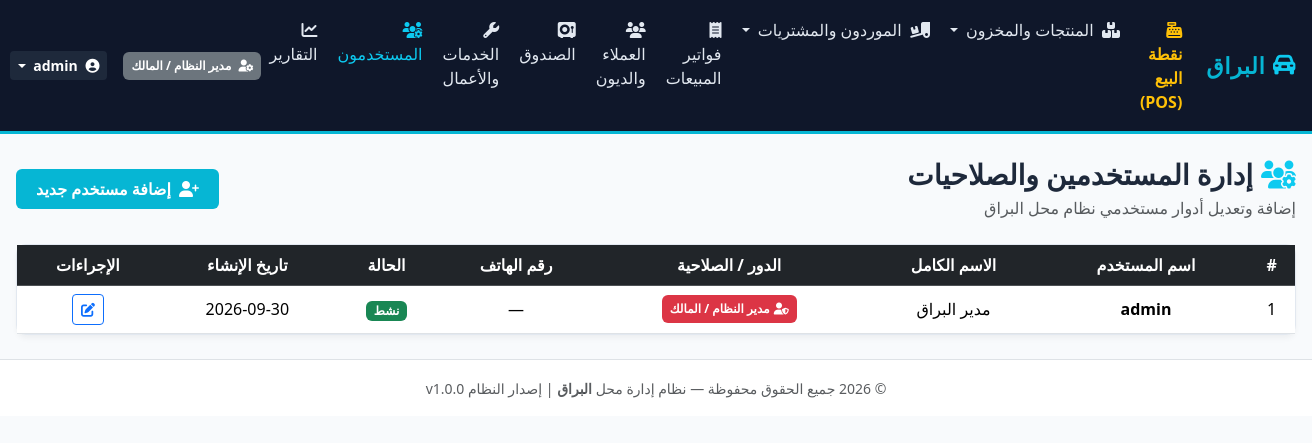
Screenshot of /accounts/users/ (signed in) with the database file from the repository.
### apps/accounts/models.py (models this page shows, shortened)
class User(AbstractUser):
    role = models.CharField(
        max_length=30,
        choices=UserRole.choices,
        default=UserRole.CASHIER,
        verbose_name=_('الدور / الصلاحية')
    )
    phone = models.CharField(
        max_length=20,
        blank=True,
        null=True,
        verbose_name=_('رقم الهاتف')
    )
    created_at = models.DateTimeField(auto_now_add=True, verbose_name=_('تاريخ الإنشاء'))
    updated_at = models.DateTimeField(auto_now=True, verbose_name=_('تاريخ التحديث'))
    class Meta:
        verbose_name = _('مستخدم')
        verbose_name_plural = _('المستخدمون')
        ordering = ['-id']

### apps/accounts/views.py (the view)
# urls.py: path('users/', views.user_list_view, name='user_list'),
@login_required
@role_required(UserRole.OWNER)
def user_list_view(request):
    users = User.objects.all().order_by('-id')
    return render(request, 'accounts/user_list.html', {
        'users': users,
        'title': 'إدارة المستخدمين والصلاحيات — البراق'
    })

### apps/accounts/permissions.py (called while the page is built)
def role_required(*allowed_roles):
    def decorator(view_func):
        @wraps(view_func)
        def _wrapped_view(request, *args, **kwargs):
            if not request.user.is_authenticated:
                from django.contrib.auth.views import redirect_to_login
                return redirect_to_login(request.get_full_path())
            if request.user.is_superuser or request.user.role == UserRole.OWNER or request.user.role in allowed_roles:
                return view_func(request, *args, **kwargs)
            raise PermissionDenied("عذرًا! ليس لديك الصلاحية الكافية للوصول إلى هذه الشاشة أو تنفيذ هذه العملية.")
        return _wrapped_view
    return decorator

### apps/core/context_processors.py (called while the page is built)
def shop_settings(request):
    return {
        'SHOP_NAME': getattr(settings, 'SHOP_NAME', 'البراق'),
        'SHOP_TAGLINE': getattr(settings, 'SHOP_TAGLINE', 'إكسسوارات، زينة، وخدمات السيارات الفنية والملصقات'),
        'SHOP_PHONE': getattr(settings, 'SHOP_PHONE', '0500000000'),
    }

### templates/accounts/user_list.html (shortened to what this page needs)
{% extends 'layouts/base.html' %}
{% block content %}
<div class="d-flex justify-content-between align-items-center mb-4">
    <div>
        <h3 class="fw-bold mb-1"><i class="fa-solid fa-users-gear text-info me-2"></i>إدارة المستخدمين والصلاحيات</h3>
        <p class="text-muted mb-0">إضافة وتعديل أدوار مستخدمي نظام محل {{ SHOP_NAME }}</p>
    </div>
    <a href="{% url 'user_create' %}" class="btn btn-alburaq fw-bold">
        <i class="fa-solid fa-user-plus me-1"></i> إضافة مستخدم جديد
    </a>
</div>
<div class="card card-alburaq">
    <div class="card-body p-0">
        <div class="table-responsive">
            <table class="table table-hover align-middle mb-0 text-center">
                <thead class="table-dark">
                    <tr>
                        <th>#</th>
                        <th>اسم المستخدم</th>
                        <th>الاسم الكامل</th>
                        <th>الدور / الصلاحية</th>
                        <th>رقم الهاتف</th>
                        <th>الحالة</th>
                        <th>تاريخ الإنشاء</th>
                        <th>الإجراءات</th>
                    </tr>
                </thead>
                <tbody>
                    {% for u in users %}
                    <tr>
                        <td>{{ u.id }}</td>
                        <td class="fw-bold">{{ u.username }}</td>
                        <td>{{ u.get_full_name|default:"—" }}</td>
                        <td>
                            {% if u.role == 'OWNER' %}
                                <span class="badge bg-danger p-2"><i class="fa-solid fa-user-shield me-1"></i>{{ u.get_role_display }}</span>
                            {% elif u.role == 'SHIFT_SUPERVISOR' %}
                                <span class="badge bg-warning text-dark p-2"><i class="fa-solid fa-user-check me-1"></i>{{ u.get_role_display }}</span>
                            {% elif u.role == 'CASHIER' %}
                                <span class="badge bg-info text-dark p-2"><i class="fa-solid fa-cash-register me-1"></i>{{ u.get_role_display }}</span>
                            {% elif u.role == 'INVENTORY_CLERK' %}
                                <span class="badge bg-primary p-2"><i class="fa-solid fa-boxes-stacked me-1"></i>{{ u.get_role_display }}</span>
                            {% else %}
                                <span class="badge bg-secondary p-2"><i class="fa-solid fa-wrench me-1"></i>{{ u.get_role_display }}</span>
                            {% endif %}
                        </td>
                        <td>{{ u.phone|default:"—" }}</td>
                        <td>
                            {% if u.is_active %}
                                <span class="badge bg-success">نشط</span>
                            {% else %}
                                <span class="badge bg-danger">معطل</span>
                            {% endif %}
                        </td>
                        <td>{{ u.created_at|date:"Y-m-d" }}</td>
                        <td>
                            <div class="btn-group btn-group-sm">
                                <a href="{% url 'user_update' u.pk %}" class="btn btn-outline-primary" title="تعديل">
                                    <i class="fa-solid fa-pen-to-square"></i>
                                </a>
                            </div>
                        </td>
                    </tr>
                    {% empty %}
                    <tr>
                        <td colspan="8" class="py-4 text-muted">لا يوجد مستخدمون مسجلون حالياً.</td>
                    </tr>
                    {% endfor %}
                </tbody>
            </table>
        </div>
    </div>
</div>
{% endblock %}

### templates/layouts/base.html (shortened to what this page needs)
<!DOCTYPE html>
<html lang="ar" dir="rtl">
<head>
    <link rel="stylesheet" href="https://cdn.jsdelivr.net/npm/bootstrap@5.3.3/dist/css/bootstrap.rtl.min.css">
    <link rel="stylesheet" href="https://cdnjs.cloudflare.com/ajax/libs/font-awesome/6.5.1/css/all.min.css">
    <link rel="stylesheet" href="/static/css/alburaq_custom.css">
</head>
<body>
    <nav class="navbar navbar-expand-lg navbar-alburaq sticky-top">
        <div class="container-fluid px-3">
            <a class="navbar-brand d-flex align-items-center gap-2" href="{% url 'home' %}">
                <i class="fa-solid fa-car-rear text-info"></i>
                <span>{{ SHOP_NAME }}</span>
            </a>
            <div class="collapse navbar-collapse" id="alburaqNavbar">
                {% if user.is_authenticated %}
                <ul class="navbar-nav me-auto mb-2 mb-lg-0 gap-1">
                    <li class="nav-item">
                        <a class="nav-link text-warning fw-bold" href="{% url 'pos' %}">
                            <i class="fa-solid fa-cash-register me-1"></i> نقطة البيع (POS)
                        </a>
                    </li>
                    <li class="nav-item dropdown">
                        <a class="nav-link dropdown-toggle" href="#" data-bs-toggle="dropdown">
                            <i class="fa-solid fa-boxes-stacked me-1"></i> المنتجات والمخزون
                        </a>
                    </li>
                    {% if user.is_superuser or user.role == 'OWNER' or user.role == 'SHIFT_SUPERVISOR' %}
                    <li class="nav-item dropdown">
                        <a class="nav-link dropdown-toggle" href="#" data-bs-toggle="dropdown">
                            <i class="fa-solid fa-truck-ramp-box me-1"></i> الموردون والمشتريات
                        </a>
                    </li>
                    {% endif %}
                    {% if user.is_superuser or user.role == 'OWNER' or user.role == 'SHIFT_SUPERVISOR' or user.role == 'CASHIER' %}
                    <li class="nav-item">
                        <a class="nav-link" href="{% url 'sale_list' %}">
                            <i class="fa-solid fa-receipt me-1"></i> فواتير المبيعات
                        </a>
                    </li>
                    {% endif %}
                    {% if user.is_superuser or user.role == 'OWNER' or user.role == 'SHIFT_SUPERVISOR' %}
                    <li class="nav-item">
                        <a class="nav-link" href="{% url 'customer_list' %}">
                            <i class="fa-solid fa-users me-1"></i> العملاء والديون
                        </a>
                    </li>
                    {% endif %}
                    <li class="nav-item">
                        <a class="nav-link" href="#">
                            <i class="fa-solid fa-vault me-1"></i> الصندوق
                        </a>
                    </li>
                    <li class="nav-item">
                        <a class="nav-link" href="#">
                            <i class="fa-solid fa-wrench me-1"></i> الخدمات والأعمال
                        </a>
                    </li>
                    {% if user.is_superuser or user.role == 'OWNER' %}
                    <li class="nav-item">
                        <a class="nav-link text-info" href="{% url 'user_list' %}">
                            <i class="fa-solid fa-users-gear me-1"></i> المستخدمون
                        </a>
                    </li>
                    {% endif %}
                    <li class="nav-item">
                        <a class="nav-link" href="#">
                            <i class="fa-solid fa-chart-line me-1"></i> التقارير
                        </a>
                    </li>
                </ul>
                <div class="d-flex align-items-center gap-3">
                    <span class="badge bg-secondary p-2">
                        <i class="fa-solid fa-user-gear me-1"></i> {{ user.get_role_display }}
                    </span>
                    <div class="dropdown">
                        <button class="btn btn-navy btn-sm dropdown-toggle text-white fw-bold" type="button" data-bs-toggle="dropdown" aria-expanded="false">
                            <i class="fa-solid fa-circle-user me-1"></i> {{ user.username }}
                        </button>
                    </div>
                </div>
                {% else %}
                <div class="ms-auto">
                    <a href="{% url 'login' %}" class="btn btn-alburaq btn-sm">
                        <i class="fa-solid fa-right-to-bracket me-1"></i> تسجيل الدخول
                    </a>
                </div>
                {% endif %}
            </div>
        </div>
    </nav>
    <main class="container-fluid py-4 px-3">
        {% block content %}{% endblock %}
    </main>
    <footer class="footer mt-auto py-3 bg-white border-top text-center text-muted">
        <div class="container">
            <small>© 2026 جميع الحقوق محفوظة — نظام إدارة محل <strong>{{ SHOP_NAME }}</strong> | إصدار النظام v1.0.0</small>
        </div>
    </footer>
</body>
</html>

### static/css/alburaq_custom.css (style rules this page uses)
:root { --alburaq-navy-dark: #0f172a; --alburaq-navy: #1e293b; --alburaq-navy-light: #334155; --alburaq-cyan: #06b6d4; --alburaq-cyan-dark: #0891b2; --alburaq-cyan-light: #67e8f9; --alburaq-bg: #f8fafc; --alburaq-card-bg: #ffffff; --alburaq-text: #1e293b; --alburaq-muted: #64748b; --alburaq-success: #10b981; --alburaq-warning: #f59e0b; --alburaq-danger: #ef4444; }
body { font-family: 'Segoe UI', Tahoma, Geneva, Verdana, sans-serif; direction: rtl; text-align: right; background-color: var(--alburaq-bg); color: var(--alburaq-text); margin: 0; padding: 0; }
.navbar-alburaq { background-color: var(--alburaq-navy-dark); border-bottom: 3px solid var(--alburaq-cyan); }
.navbar-alburaq .navbar-brand { color: #ffffff; font-weight: 700; font-size: 1.4rem; letter-spacing: 0.5px; }
.navbar-alburaq .navbar-brand span { color: var(--alburaq-cyan); }
.navbar-alburaq .nav-link { color: #e2e8f0; font-weight: 500; padding: 0.6rem 1rem; transition: all 0.2s ease; }
.btn-alburaq { background-color: var(--alburaq-cyan); color: #ffffff; font-weight: 600; border: none; padding: 0.5rem 1.25rem; border-radius: 6px; transition: background-color 0.2s ease; }
.btn-navy { background-color: var(--alburaq-navy); color: #ffffff; font-weight: 600; border: none; }
.card-alburaq { background-color: var(--alburaq-card-bg); border: 1px solid #e2e8f0; border-radius: 10px; box-shadow: 0 4px 6px -1px rgba(0, 0, 0, 0.05); }

### rows the page displays
User: last_name "البراق", role "مدير النظام / المالك", username "admin", id "1", get_full_name "مدير البراق", phone "—", is_active "نشط", created_at "2026-09-30"
